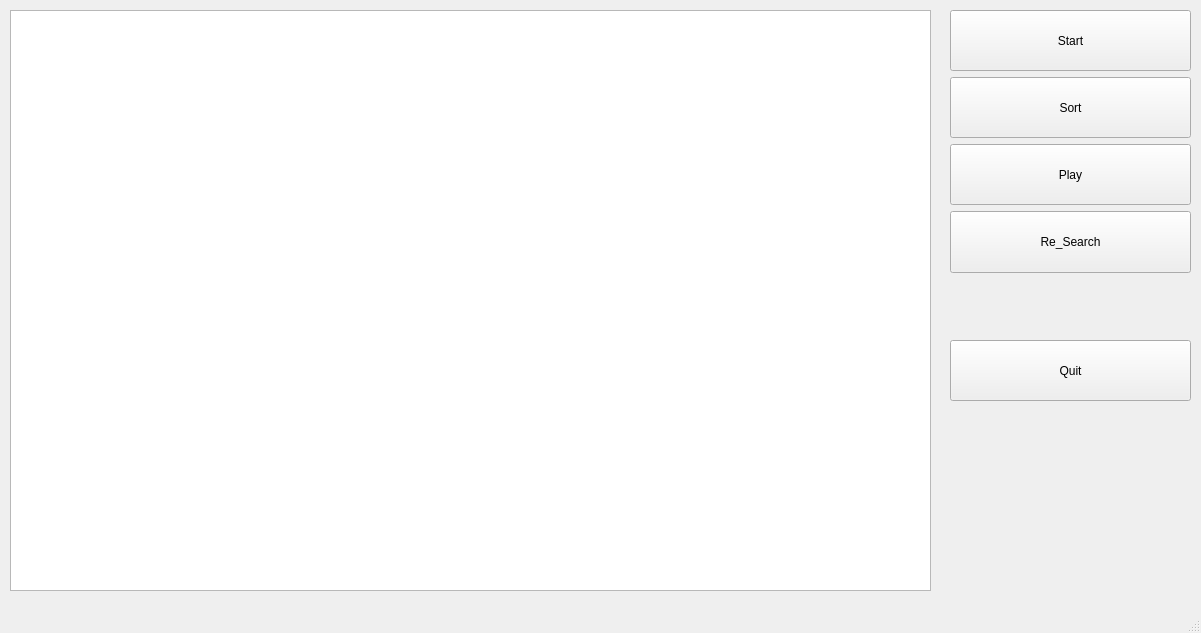
<?xml version="1.0" encoding="UTF-8"?>
<ui version="4.0">
 <class>MainWindow</class>
 <widget class="QMainWindow" name="MainWindow">
  <property name="geometry">
   <rect>
    <x>0</x>
    <y>0</y>
    <width>1201</width>
    <height>633</height>
   </rect>
  </property>
  <property name="windowTitle">
   <string>MainWindow</string>
  </property>
  <widget class="QWidget" name="centralwidget">
   <widget class="QListWidget" name="VideoList">
    <property name="geometry">
     <rect>
      <x>10</x>
      <y>10</y>
      <width>921</width>
      <height>581</height>
     </rect>
    </property>
   </widget>
   <widget class="QWidget" name="layoutWidget">
    <property name="geometry">
     <rect>
      <x>950</x>
      <y>10</y>
      <width>241</width>
      <height>391</height>
     </rect>
    </property>
    <layout class="QVBoxLayout" name="buttons">
     <item>
      <widget class="QPushButton" name="btn_start">
       <property name="sizePolicy">
        <sizepolicy hsizetype="Minimum" vsizetype="Expanding">
         <horstretch>0</horstretch>
         <verstretch>0</verstretch>
        </sizepolicy>
       </property>
       <property name="text">
        <string>Start</string>
       </property>
      </widget>
     </item>
     <item>
      <widget class="QPushButton" name="btn_sort">
       <property name="sizePolicy">
        <sizepolicy hsizetype="Minimum" vsizetype="Expanding">
         <horstretch>0</horstretch>
         <verstretch>0</verstretch>
        </sizepolicy>
       </property>
       <property name="text">
        <string>Sort</string>
       </property>
      </widget>
     </item>
     <item>
      <widget class="QPushButton" name="btn_play">
       <property name="sizePolicy">
        <sizepolicy hsizetype="Minimum" vsizetype="Expanding">
         <horstretch>0</horstretch>
         <verstretch>0</verstretch>
        </sizepolicy>
       </property>
       <property name="text">
        <string>Play</string>
       </property>
      </widget>
     </item>
     <item>
      <widget class="QPushButton" name="btn_reSearch">
       <property name="sizePolicy">
        <sizepolicy hsizetype="Minimum" vsizetype="Expanding">
         <horstretch>0</horstretch>
         <verstretch>0</verstretch>
        </sizepolicy>
       </property>
       <property name="text">
        <string>Re_Search</string>
       </property>
      </widget>
     </item>
     <item>
      <spacer name="verticalSpacer">
       <property name="orientation">
        <enum>Qt::Vertical</enum>
       </property>
       <property name="sizeHint" stdset="0">
        <size>
         <width>20</width>
         <height>40</height>
        </size>
       </property>
      </spacer>
     </item>
     <item>
      <widget class="QPushButton" name="btn_exit">
       <property name="sizePolicy">
        <sizepolicy hsizetype="Minimum" vsizetype="Expanding">
         <horstretch>0</horstretch>
         <verstretch>0</verstretch>
        </sizepolicy>
       </property>
       <property name="text">
        <string>Quit</string>
       </property>
      </widget>
     </item>
    </layout>
   </widget>
  </widget>
  <widget class="QMenuBar" name="menubar">
   <property name="geometry">
    <rect>
     <x>0</x>
     <y>0</y>
     <width>1201</width>
     <height>21</height>
    </rect>
   </property>
  </widget>
  <widget class="QStatusBar" name="statusbar"/>
 </widget>
 <resources/>
 <connections/>
</ui>
